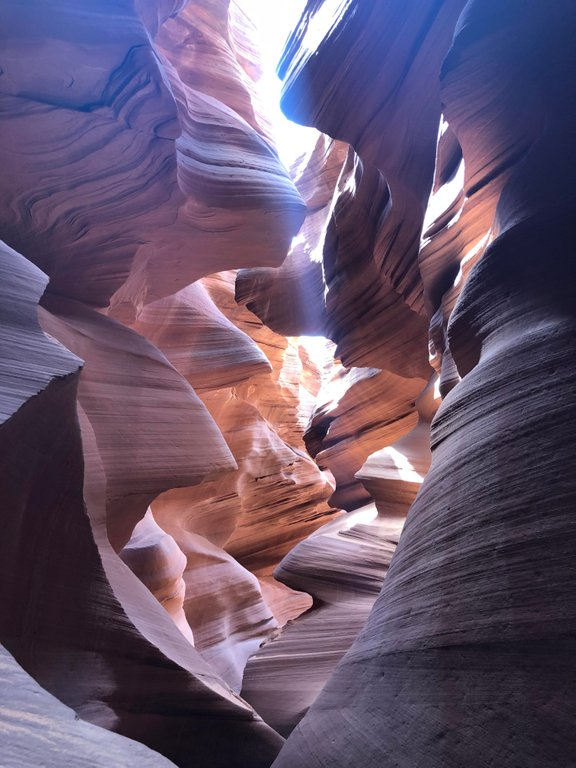
#> input picture xlgddaexman21.jpg, 576 x 768 px
$ python mosaic.py
#> lines starting #> are read from the running program, lines starting #| are printed output that depends on the picture
from os import path
from PIL import Image, ImageStat
import numpy as np


def get_image_matrix(filename, folder=None):
    # Open image and return the image and a numpy array (shape(h,w,3))
#> called with filename = 'xlgddaexman21.jpg'
    if folder is None:
        folder = path.dirname(__file__)
    im = Image.open(path.join(folder, filename))
#> im is the input picture: PIL image 576x768 RGB; mean R, G, B 101.2, 84.4, 108.1
    return im, np.asarray(im)


def find_possible_tile_sizes(size, min_square=5):
    # find square lengths that divide the image in equally sized mosaic pieces
#> called with size = (576, 768), min_square = 5
    height, width = size
    possible_tile_sizes = []
    for square_length in range(min_square, min(height, width)//2):
        if height % square_length == 0 and width % square_length == 0:
            possible_tile_sizes.append(square_length)
    return possible_tile_sizes


def get_closest(target, array):
    # get closest target number from a list of numbers
    array = np.asarray(array)
    idx = (np.abs(array - target)).argmin()
    return array[idx]


class Mosaic:
    def __init__(self, filename, tile_size):
        self.image, self.nparray = get_image_matrix(filename)
        possible_tile_sizes = find_possible_tile_sizes(self.image.size)
#> possible_tile_sizes = [6, 8, 12, 16, 24, 32, 48, 64, 96, 192]
        if tile_size in possible_tile_sizes:
            self.tile_size = tile_size
        else:
            self.tile_size = get_closest(tile_size, possible_tile_sizes)

    def split(self):
        self.tiles = []
        for pos_y in range(0, self.image.size[1] - 1, self.tile_size):
            for pos_x in range(0, self.image.size[0] - 1, self.tile_size):
                tile_area = (pos_x, pos_y, pos_x + self.tile_size, pos_y + self.tile_size)
                tile_image = self.image.crop(tile_area)
                position = (pos_x, pos_y)
                tile = Tile(tile_image, position)
                self.tiles.append(tile)

    def build_mosaic(self):
        # rebuild image with modified tiles
        self.image = Image.new('RGB', self.image.size)
#> self.image: PIL image 576x768 RGB; every value is 0
        for tile in self.tiles:
            tile.replace_tile()
            self.image.paste(tile.image, box=tile.position)
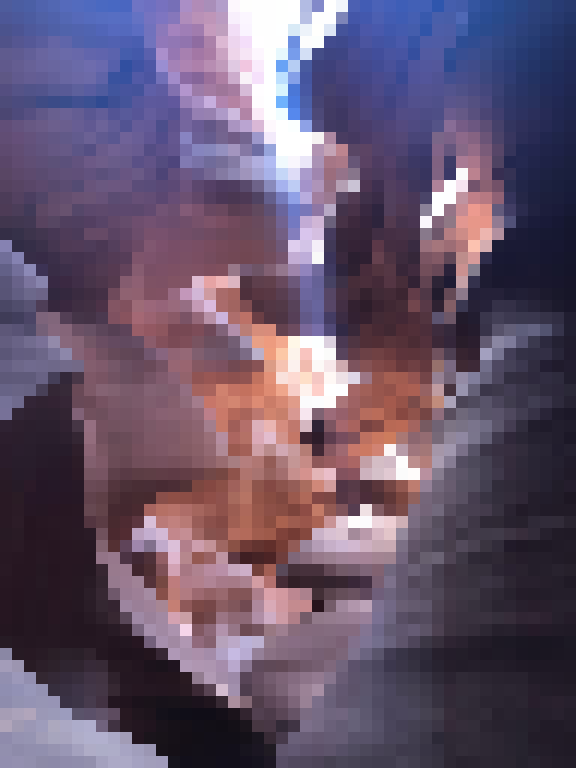
#> self.image: PIL image 576x768 RGB; mean R, G, B 101.3, 84.1, 107.8

    def show(self):
        self.image.show()

    def save(self):
        self.image.save(path.join(path.dirname(__file__), f'mosaic_{self.tile_size}.jpg'))


class Tile:
    def __init__(self, image, position):
        self.image = image
        self.nparray = np.asarray(image)
        self.position = position  # Position of the tile in the mosaic

    # Get average color value of the tile
    def get_avg_color(self):
        # [10 lines of commented-out code are left out]

        return tuple(ImageStat.Stat(self.image).median)

    # For now replaces the tile with a blank image of its average color

    def replace_tile(self):
        self.image = Image.new('RGB', self.image.size, color=self.get_avg_color())
        self.nparray = np.asarray(self.image)

    def __repr__(self):
        return f'Tile at {self.position}, width: {self.image.size[0]}'


def main():
    mosaic = Mosaic('xlgddaexman21.jpg', 12)
    mosaic.split()
    mosaic.build_mosaic()
    mosaic.show()
    # [5 lines of commented-out code are left out]


if __name__ == '__main__':
    main()
